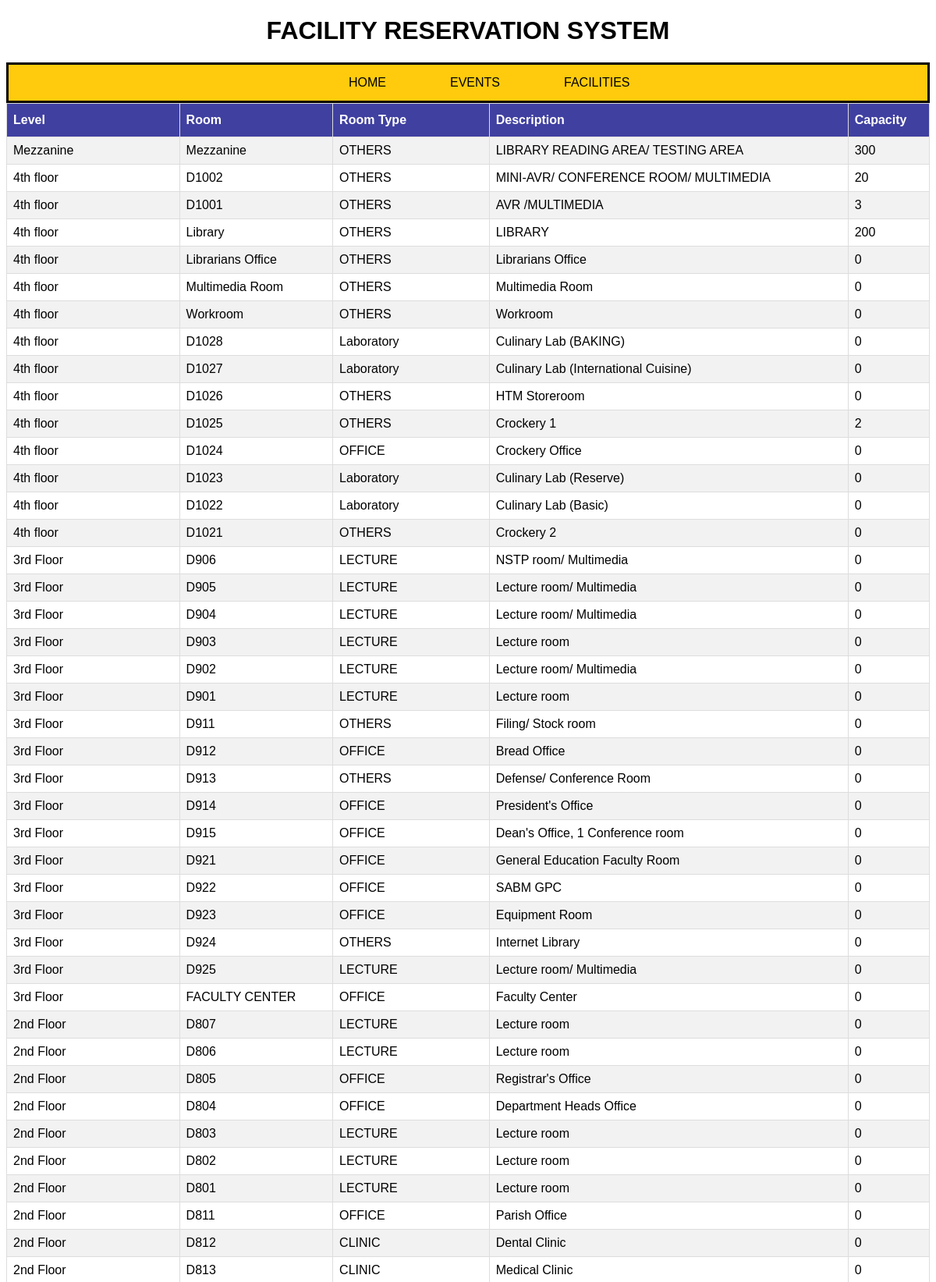
The page /itproject/php/list_facilities_home.php (upper part) on the database its author committed.
### tables this page shows
CREATE TABLE `facility` (
  `FacID` int(11) NOT NULL,
  `Level` varchar(255) NOT NULL,
  `room` varchar(255) NOT NULL,
  `roomType` varchar(255) NOT NULL,
  `description` varchar(255) NOT NULL,
  `capacity` int(255) NOT NULL,
  `Reservation` varchar(255) NOT NULL
);

### itproject/php/list_facilities_home.php (the view, shortened to what this page needs)
<?php include('DBConnector.php'); ?>
<!DOCTYPE html>
<html>
<head>
  <link rel="stylesheet" type="text/css" href="../stylesheet/style.css">
  <h1>FACILITY RESERVATION SYSTEM</h1>
</head>
<body>
  <ul class="menu">
    <li class="home_index"><a href="../index.html" class="home">HOME</a></li>
    <li class="events_index"><a href="event_page_home.php" class="events">EVENTS</a></li>
    <li class="faci_index"><a href="list_facilities_home.php" class="faci">FACILITIES</a></li>
  </ul>
    <table id="customers">
      <tr>
        <th>Level</th>
        <th>Room</th>
        <th>Room Type</th>
        <th>Description</th>
        <th>Capacity</th>
      </tr>
  <?php
    $sql = "SELECT * FROM facility";
    $result = $conn-> query($sql);
    if ($result-> num_rows > 0){
      while ($row = $result-> fetch_assoc()){
        echo "<tr>
            <td>" . $row["Level"] . "</td>
            <td>" . $row["room"] . "</td>
            <td>" . $row["roomType"] . "</td>
            <td>"  . $row["description"] . "</td>
            <td>" . $row["capacity"] . "</td>
            </tr>";
      }
      echo "</table>";
    }else{
      echo "0 result";
    }
  ?>
</body>
</html>

### itproject/stylesheet/style.css (style rules this page uses)
h1 { text-align: center; }
ul.menu { list-style-type: none; margin: 0px; padding: 0; overflow: hidden; background-color:#ffcb0c; border-style: solid; }
li.home_index { float: left; margin-right: -450px; margin-left: 420px; }
li.events_index { float: left; margin-right: -450px; margin-left: 500px; }
li.faci_index { float: left; margin-right: -450px; margin-left: 500px; }
li a.home { display: block; color: black; text-align: center; padding: 14px 16px; text-decoration: none; font-style: bold; }
li a.events { display: block; color: black; text-align: center; padding: 14px 16px; text-decoration: none; font-style: bold; }
li a.faci { display: block; color: black; text-align: center; padding: 14px 16px; text-decoration: none; font-style: bold; }
body { font-family: Arial, Helvetica, sans-serif; }
#customers { font-family: "Trebuchet MS", Arial, Helvetica, sans-serif; border-collapse: collapse; width: 100%; }
#customers td, #customers th { border: 1px solid #ddd; padding: 8px; }
#customers tr:nth-child(even) { background-color: #f2f2f2; }
#customers th { padding-top: 12px; padding-bottom: 12px; text-align: left; background-color: #4040a1; color: white }

### rows shown on the page
facility: Level "Mezzanine", room "Mezzanine", roomType "OTHERS", description "LIBRARY READING AREA/ TESTING AREA", capacity "300"
facility: Level "4th floor", room "D1002", roomType "OTHERS", description "MINI-AVR/ CONFERENCE ROOM/ MULTIMEDIA", capacity "20"
facility: Level "4th floor", room "D1001", roomType "OTHERS", description "AVR /MULTIMEDIA", capacity "3"
facility: Level "4th floor", room "Library", roomType "OTHERS", description "LIBRARY", capacity "200"
facility: Level "4th floor", room "Librarians Office", roomType "OTHERS", description "Librarians Office", capacity "0"
facility: Level "4th floor", room "Multimedia Room", roomType "OTHERS", description "Multimedia Room", capacity "0"
facility: Level "4th floor", room "Workroom", roomType "OTHERS", description "Workroom", capacity "0"
facility: Level "4th floor", room "D1028", roomType "Laboratory", description "Culinary Lab (BAKING)", capacity "0"
facility: Level "4th floor", room "D1027", roomType "Laboratory", description "Culinary Lab (International Cuisine)", capacity "0"
facility: Level "4th floor", room "D1026", roomType "OTHERS", description "HTM Storeroom", capacity "0"
facility: Level "4th floor", room "D1025", roomType "OTHERS", description "Crockery 1", capacity "2"
facility: Level "4th floor", room "D1024", roomType "OFFICE", description "Crockery Office", capacity "0"
facility: Level "4th floor", room "D1023", roomType "Laboratory", description "Culinary Lab (Reserve)", capacity "0"
facility: Level "4th floor", room "D1022", roomType "Laboratory", description "Culinary Lab (Basic)", capacity "0"
facility: Level "4th floor", room "D1021", roomType "OTHERS", description "Crockery 2", capacity "0"
facility: Level "3rd Floor", room "D906", roomType "LECTURE", description "NSTP room/ Multimedia", capacity "0"
facility: Level "3rd Floor", room "D905", roomType "LECTURE", description "Lecture room/ Multimedia", capacity "0"
facility: Level "3rd Floor", room "D904", roomType "LECTURE", description "Lecture room/ Multimedia", capacity "0"
facility: Level "3rd Floor", room "D903", roomType "LECTURE", description "Lecture room", capacity "0"
facility: Level "3rd Floor", room "D902", roomType "LECTURE", description "Lecture room/ Multimedia", capacity "0"
facility: Level "3rd Floor", room "D901", roomType "LECTURE", description "Lecture room", capacity "0"
facility: Level "3rd Floor", room "D911", roomType "OTHERS", description "Filing/ Stock room", capacity "0"
facility: Level "3rd Floor", room "D912", roomType "OFFICE", description "Bread Office", capacity "0"
facility: Level "3rd Floor", room "D913", roomType "OTHERS", description "Defense/ Conference Room", capacity "0"
facility: Level "3rd Floor", room "D914", roomType "OFFICE", description "President's Office", capacity "0"
facility: Level "3rd Floor", room "D915", roomType "OFFICE", description "Dean's Office, 1 Conference room", capacity "0"
facility: Level "3rd Floor", room "D921", roomType "OFFICE", description "General Education Faculty Room", capacity "0"
facility: Level "3rd Floor", room "D922", roomType "OFFICE", description "SABM GPC", capacity "0"
facility: Level "3rd Floor", room "D923", roomType "OFFICE", description "Equipment Room", capacity "0"
facility: Level "3rd Floor", room "D924", roomType "OTHERS", description "Internet Library", capacity "0"
facility: Level "3rd Floor", room "D925", roomType "LECTURE", description "Lecture room/ Multimedia", capacity "0"
facility: Level "3rd Floor", room "FACULTY CENTER", roomType "OFFICE", description "Faculty Center", capacity "0"
facility: Level "2nd Floor", room "D807", roomType "LECTURE", description "Lecture room", capacity "0"
facility: Level "2nd Floor", room "D806", roomType "LECTURE", description "Lecture room", capacity "0"
facility: Level "2nd Floor", room "D805", roomType "OFFICE", description "Registrar's Office", capacity "0"
facility: Level "2nd Floor", room "D804", roomType "OFFICE", description "Department Heads Office", capacity "0"
facility: Level "2nd Floor", room "D803", roomType "LECTURE", description "Lecture room", capacity "0"
facility: Level "2nd Floor", room "D802", roomType "LECTURE", description "Lecture room", capacity "0"
facility: Level "2nd Floor", room "D801", roomType "LECTURE", description "Lecture room", capacity "0"
facility: Level "2nd Floor", room "D811", roomType "OFFICE", description "Parish Office", capacity "0"
facility: Level "2nd Floor", room "D812", roomType "CLINIC", description "Dental Clinic", capacity "0"
facility: Level "2nd Floor", room "D813", roomType "CLINIC", description "Medical Clinic", capacity "0"
